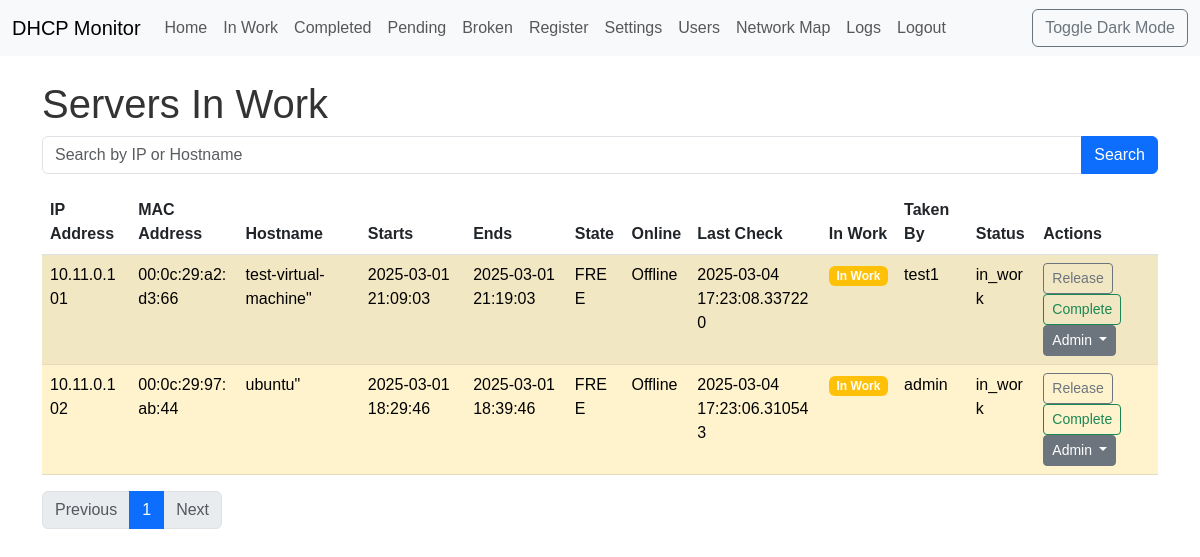
/in_work (signed in), run on the app's committed database.
### app/models.py (models this page shows, shortened)
class Lease(db.Model):
    __tablename__ = 'leases'
    id = db.Column(db.Integer, primary_key=True)
    ip = db.Column(db.String(15), unique=True, index=True, nullable=False)
    mac = db.Column(db.String(17), index=True, nullable=False)
    hostname = db.Column(db.String(255), index=True)
    starts = db.Column(db.DateTime)
    ends = db.Column(db.DateTime)
    binding_state = db.Column(db.String(64), index=True, nullable=False)
    uid = db.Column(db.String(255))
    is_online = db.Column(db.Boolean, default=False)
    last_check = db.Column(db.DateTime)
    in_work = db.Column(db.Boolean, default=False)
    taken_by_id = db.Column(db.Integer, db.ForeignKey('users.id'), index=True)
    status = db.Column(
        db.Enum(LeaseStatus),
        nullable=False,
        server_default=LeaseStatus.ACTIVE
    )
    server_id = db.Column(db.Integer, db.ForeignKey('servers.id'))
    status_history = db.relationship(
        'LeaseStatusHistory',
        backref='lease_obj',
        lazy='dynamic',
        order_by='desc(LeaseStatusHistory.timestamp)',
        overlaps="status_history,lease_obj"  #  <--  ДОБАВИТЬ overlaps
    )

class User(UserMixin, db.Model):
    __tablename__ = 'users'
    id = db.Column(db.Integer, primary_key=True)
    username = db.Column(db.String(64), unique=True, index=True, nullable=False)
    password_hash = db.Column(db.String(128), nullable=False)
    role = db.Column(db.String(64), nullable=False, default='tester')  # 'admin', 'tester'
    first_name = db.Column(db.String(64))
    last_name = db.Column(db.String(64))
    last_seen = db.Column(db.DateTime, default=datetime.utcnow)
    leases = db.relationship('Lease', backref='taken_user', lazy='dynamic', foreign_keys='Lease.taken_by_id')
    groups = db.relationship('Group', secondary=user_groups, lazy='subquery',
                            backref=db.backref('users', lazy=True)) # Связь с группами
    journal_entries = db.relationship('Journal', back_populates='user', lazy='dynamic')

### app/views.py (the view, shortened to what this page needs)
@main.route('/in_work')
@login_required
def in_work():
    search_query = request.args.get('q', '')
    page = request.args.get('page', 1, type=int)
    per_page = 10
    if current_user.role == 'admin':
        if search_query:
            leases = Lease.query.filter(
                Lease.status == LeaseStatus.IN_WORK,
                or_(Lease.ip.contains(search_query), Lease.hostname.contains(search_query))
            ).order_by(Lease.ip).paginate(page=page, per_page=per_page, error_out=False)
        else:
            leases = Lease.query.filter(Lease.status == LeaseStatus.IN_WORK).order_by(Lease.ip).paginate(page=page, per_page=per_page, error_out=False)
    return render_template('in_work.html', leases=leases, search_query=search_query)

### app/models.py (called while the page is built)
@login_manager.user_loader
def load_user(user_id):
    return User.query.get(int(user_id))

### app/templates/in_work.html (shortened to what this page needs)
{% extends "base.html" %}
{% block content %}
    <h1>Servers In Work</h1>
      <form action="{{ url_for('main.in_work') }}" method="GET">
        <div class="input-group mb-3">
            <input type="text" class="form-control" placeholder="Search by IP or Hostname" name="q" value="{{ search_query }}">
            <button class="btn btn-primary" type="submit">Search</button>
        </div>
    </form>
    <table class="table table-striped" id="leases-table">
    <thead>
      <tr>
        <th>IP Address</th>
        <th>MAC Address</th>
        <th>Hostname</th>
        <th>Starts</th>
        <th>Ends</th>
        <th>State</th>
        <th>Online</th>
        <th>Last Check</th>
        <th>In Work</th>
        <th>Taken By</th>
        <th>Status</th>
        <th>Actions</th>
      </tr>
    </thead>
     <tbody>
            {% for lease in leases.items %}
                <tr {% if lease.in_work %}class="table-warning"{% endif %}>
                    <td>{{ lease.ip }}</td>
                    <td>{{ lease.mac }}</td>
                    <td>{{ lease.hostname|d('N/A') }}</td>
                    <td>{{ lease.starts|d('N/A') }}</td>
                    <td>{{ lease.ends|d('N/A') }}</td>
                    <td>{{ lease.binding_state }}</td>
                    <td>{{ "Online" if lease.is_online else "Offline" }}</td>
                    <td>{{ lease.last_check|d('N/A') }}</td>
                    <td>
                        {% if lease.in_work %}
                            <span class="badge bg-warning">In Work</span>
                        {% else %}
                            <span class="badge bg-secondary">Not In Work</span>
                        {% endif %}
                    </td>
                    <td>{{ lease.taken_user.username if lease.taken_user else '' }}</td>
                    <td>{{ lease.status.value }}</td>
                    <td>
                    {% if lease.status.value == 'in_work' and (lease.taken_by_id == current_user.id or current_user.role == 'admin') %}
                        <button class="btn btn-sm btn-outline-secondary release-btn" data-url="{{ url_for('api.release_lease', lease_id=lease.id) }}">Release</button>
                        <button class="btn btn-sm btn-outline-success complete-btn" data-url="{{ url_for('api.complete_lease', lease_id=lease.id) }}">Complete</button>
                    {% endif %}
                    {% if current_user.role == 'admin' %}
                        <div class="dropdown">
                            <button class="btn btn-sm btn-secondary dropdown-toggle" type="button" data-bs-toggle="dropdown">
                                Admin
                            </button>
                        </div>
                    {% endif %}
                    </td>
                </tr>
            {% endfor %}
        </tbody>
    </table>
  <nav>
        <ul class="pagination">
            {% if leases.has_prev %}
                <li class="page-item"><a class="page-link" href="{{ url_for('main.in_work', page=leases.prev_num, q=search_query) }}">Previous</a></li>
            {% else %}
                <li class="page-item disabled"><a class="page-link" href="#">Previous</a></li>
            {% endif %}
            {% for page_num in leases.iter_pages() %}
                {% if page_num %}
                    {% if page_num == leases.page %}
                        <li class="page-item active"><a class="page-link" href="#">{{ page_num }}</a></li>
                    {% else %}
                        <li class="page-item"><a class="page-link" href="{{ url_for('main.in_work', page=page_num, q=search_query) }}">{{ page_num }}</a></li>
                    {% endif %}
                {% else %}
                    <li class="page-item disabled"><a class="page-link" href="#">...</a></li>
                {% endif %}
            {% endfor %}
            {% if leases.has_next %}
                <li class="page-item"><a class="page-link" href="{{ url_for('main.in_work', page=leases.next_num, q=search_query) }}">Next</a></li>
            {% else %}
                <li class="page-item disabled"><a class="page-link" href="#">Next</a></li>
            {% endif %}
        </ul>
    </nav>
{% endblock %}

### app/static/css/style.css (style rules this page uses)
body { font-family: sans-serif; transition: background-color 0.3s, color 0.3s; }
body { background-color: #fff; color: #333; }
.table-striped > tbody > tr:nth-of-type(odd) > * { --bs-table-accent-bg: var(--bs-table-striped-bg); }
table.table td { word-break: break-word; }

### data on the page
Lease: ip "10.11.0.101", mac "00:0c:29:a2:d3:66", hostname|d "test-virtual-machine\"", starts|d "2025-03-01 21:09:03", ends|d "2025-03-01 21:19:03", binding_state "FREE", is_online "Offline", last_check|d "2025-03-04 17:23:08.337220", in_work "In Work", taken_user "test1", status.value "in_work"
Lease: ip "10.11.0.102", mac "00:0c:29:97:ab:44", hostname|d "ubuntu\"", starts|d "2025-03-01 18:29:46", ends|d "2025-03-01 18:39:46", binding_state "FREE", is_online "Offline", last_check|d "2025-03-04 17:23:06.310543", in_work "In Work", taken_user "admin", status.value "in_work"

### other printed values
{{ page_num }} "1"
